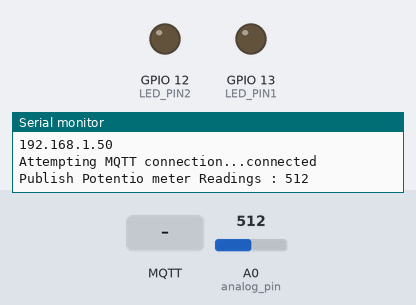
Simulated run of this sketch. Board: ESP8266 (NodeMCU). Shown: output pins drawn as LEDs (lit = HIGH), the last lines printed to the serial monitor. Inputs (shaded band) come from the test bench; at power-on: A0 (analog_pin) = 512. WiFi joins after 1.5 s; servers stay silent unless stated; no MQTT or app messages arrive unless stated.

Above: at 2.7 s.
2.8 s: MQTT message "0" arrives on the first subscribed topic
At 3.9 s:
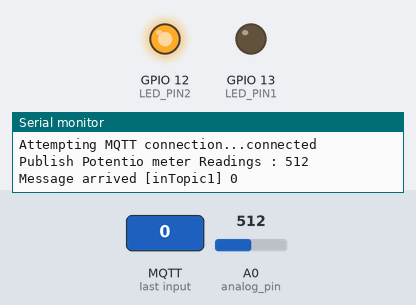
4.3 s: MQTT message "1" arrives on the first subscribed topic
At 5.0 s:
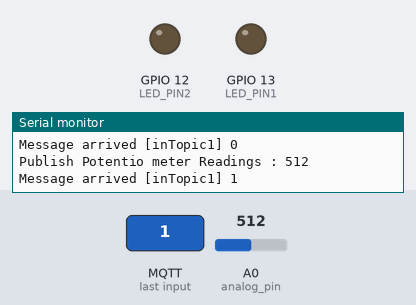
5.8 s: MQTT message "2" arrives on the first subscribed topic
At 6.1 s:
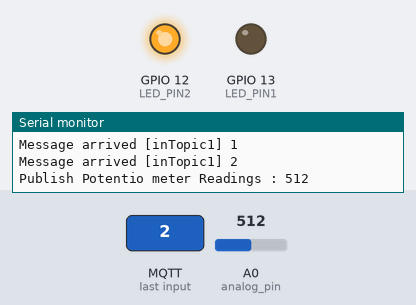
Timing chart, 0 to 8.8 s (numbered marks = the images above; inputs shaded):
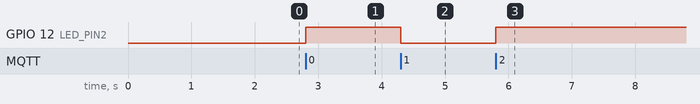

The sketch:

mqtt_esp8266working.ino
```cpp
/*
  Basic ESP8266 MQTT example

  This sketch demonstrates the capabilities of the pubsub library in combination
  with the ESP8266 board/library.

  It connects to an MQTT server then:
  - publishes "hello world" to the topic "outTopic" every two seconds
  - subscribes to the topic "inTopic", printing out any messages
    it receives. NB - it assumes the received payloads are strings not binary
  - If the first character of the topic "inTopic" is an 1, switch ON the ESP Led,
    else switch it off

  It will reconnect to the server if the connection is lost using a blocking
  reconnect function. See the 'mqtt_reconnect_nonblocking' example for how to
  achieve the same result without blocking the main loop.

  To install the ESP8266 board, (using Arduino 1.6.4+):
  - Add the following 3rd party board manager under "File -> Preferences -> Additional Boards Manager URLs":
       http://arduino.esp8266.com/stable/package_esp8266com_index.json
  - Open the "Tools -> Board -> Board Manager" and click install for the ESP8266"
  - Select your ESP8266 in "Tools -> Board"

*/

#include <ESP8266WiFi.h>
#include <PubSubClient.h>
#define LED_PIN1 13       //physical pin D7
#define LED_PIN2 12       //physical pin D6
#define analog_pin A0
// Update these with values suitable for your network.

const char* ssid = "abhi.sreeJ7";
const char* password = "abhilash";
const char* mqtt_server = "192.168.43.1";

WiFiClient espClient;
PubSubClient client(espClient);
long lastMsg = 0;
char msg[50];
int data = 0;
// int value = 0;

void setup() {
  pinMode(LED_PIN1, OUTPUT);     // Initialize the BUILTIN_LED pin as an output
  pinMode(LED_PIN2, OUTPUT);
  pinMode(analog_pin, INPUT);
  Serial.begin(115200);
  setup_wifi();
  client.setServer(mqtt_server, 1883);
  client.setCallback(callback1);
  client.setCallback(callback2);
}

void setup_wifi() {

  delay(10);
  // We start by connecting to a WiFi network
  Serial.println();
  Serial.print("Connecting to ");
  Serial.println(ssid);

  WiFi.begin(ssid, password);

  while (WiFi.status() != WL_CONNECTED) {
    delay(500);
    Serial.print(".");
  }

  Serial.println("");
  Serial.println("WiFi connected");
  Serial.println("IP address: ");
  Serial.println(WiFi.localIP());
}
void callback1(char* topic1, byte* payload1, unsigned int length) {
  Serial.print("Message arrived [");
  Serial.print(topic1);
  Serial.print("] ");
  for (int i = 0; i < length; i++) {
    Serial.print((char)payload1[i]);
  }
  Serial.println();

  // Switch on the LED if an 1 was received as first character
  if ((char)payload1[0] == '1') {
    digitalWrite(LED_PIN1, LOW);   // Turn the LED on (Note that LOW is the voltage level
    // but actually the LED is on; this is because
    // it is acive low on the ESP-01)
  } else {
    digitalWrite(LED_PIN1, HIGH);  // Turn the LED off by making the voltage HIGH
  }

}

void callback2(char* topic2, byte* payload2, unsigned int length) {
  Serial.print("Message arrived [");
  Serial.print(topic2);
  Serial.print("] ");
  for (int j = 0; j < length; j++) {
    Serial.print((char)payload2[j]);
  }
  Serial.println();

  // Switch on the LED if an 1 was received as first character
  if ((char)payload2[0] == '1') {
    digitalWrite(LED_PIN2, LOW);   // Turn the LED on (Note that LOW is the voltage level
    // but actually the LED is on; this is because
    // it is acive low on the ESP-01)
  } else {
    digitalWrite(LED_PIN2, HIGH);  // Turn the LED off by making the voltage HIGH
  }

}

void reconnect() {
  // Loop until we're reconnected
  while (!client.connected()) {
    Serial.print("Attempting MQTT connection...");
    // Attempt to connect
    if (client.connect("ESP8266Client")) {
      Serial.println("connected");
      // Once connected, publish an announcement...
      client.publish("outTopic", "welcome to abhi.sree IoT Solutions");
      // ... and resubscribe
      client.subscribe("inTopic1");
      client.subscribe("inTopic2");
    } else {
      Serial.print("failed, rc=");
      Serial.print(client.state());
      Serial.println(" try again in 5 seconds");
      // Wait 5 seconds before retrying
      delay(5000);
    }
  }
}
void loop() {

  if (!client.connected()) {
    reconnect();
  }
  client.loop();

  long now = millis();
  if (now - lastMsg > 2000) {
    lastMsg = now;
    data = analogRead(analog_pin); //put your main code here, to run repeatedly:

   // ++value;
    snprintf (msg, 75, "%ld", data);
    Serial.print("Publish Potentio meter Readings : ");
    Serial.println(msg);
    client.publish("outTopic", msg);
  }
}
```

Measured:
- after the input at 2.8 s, GPIO 12 (LED_PIN2): LOW → HIGH at once
- after the input at 4.3 s, GPIO 12 (LED_PIN2): HIGH → LOW at once
- after the input at 5.8 s, GPIO 12 (LED_PIN2): LOW → HIGH at once
